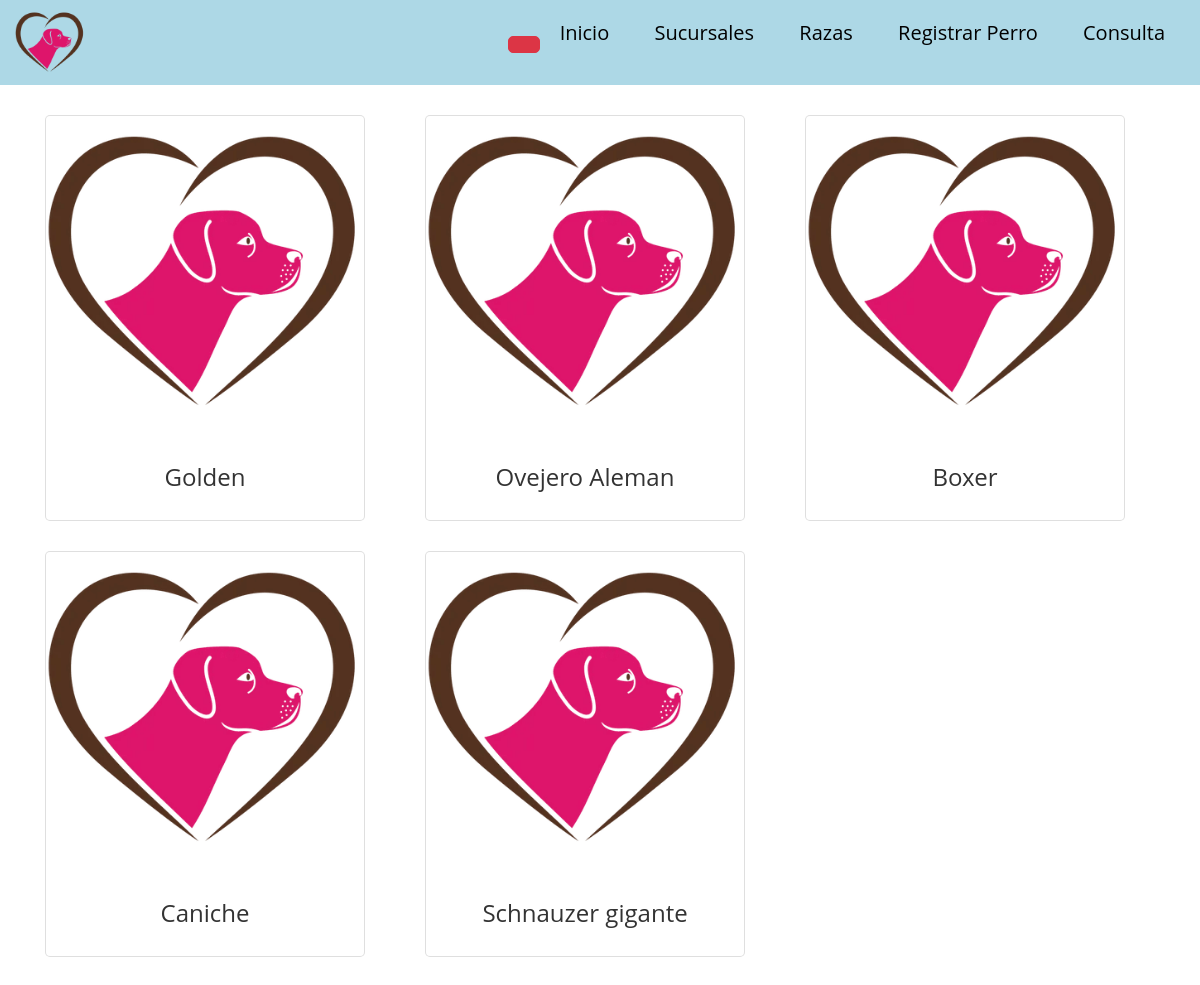
The app's page /razas/ with its own data.
### app/models.py (models this page shows)
class Raza(models.Model):
    denominacion = models.CharField(max_length=255)
    pesoMinimoMachos = models.FloatField()
    pesoMaximoMachos = models.FloatField()
    pesoMinimoHembras = models.FloatField()
    pesoMaximoHembras = models.FloatField()
    alturaMediaMachos = models.FloatField()
    alturaMediaHembras = models.FloatField()
    cuidadosEspeciales = models.CharField(("cuidadosEspeciales"), max_length=180)
    def __str__(self) -> str:
        return self.denominacion

### app/views.py (the view)
# urls.py: path('razas/', razaperro, name='Raza'),
def razaperro(request):
    logged_user = getLoggedUser(request)
    razas = Raza.objects.all()
    return render(request, 'Razas.html', {'razas': razas,"logged_user" : logged_user})

### app/views.py (called while the page is built)
def getLoggedUser(request: HttpRequest):
    return request.session.get("user")

### app/templates/Razas.html (shortened to what this page needs)
{% extends 'index.html'%}
{% load static  %}
    {% block head%}
    <link rel="stylesheet" href="{% static 'CSS/styles.css' %}">
    <link rel="stylesheet" href="{% static 'CSS/Razas.css' %}">
    <link rel="stylesheet" href="{% static 'JS/index.js' %}">
    <link rel="stylesheet" href="https://cdn.jsdelivr.net/npm/bootstrap@4.0.0/dist/css/bootstrap.min.css">
    {% endblock%}
{% block content%}
<div class="container mt-4">
    <div class="row">
        {% for raza in razas %}
            <div class="col-md-4 mb-4 text-center">
                <a href="{% url 'detalles_raza' raza.id %}" class="link">
                    <div class="card" style="width: 16rem;">
                        <img src="{% static 'IMG/Logo.png' %}" class="card-img-top" alt="{{ raza }}">
                        <div class="card-body">
                            <p class="card-text">{{ raza.denominacion }}</p>
                        </div>
                    </div>
                </a>
            </div>
        {% endfor %}
    </div>
</div>
<br><br>
{% endblock%}

### app/static/CSS/styles.css (style rules this page uses)
* { box-sizing: border-box; margin: 0; padding: 0; font-family: 'Nunito', sans-serif; font-size: 20px; }
body { background-color: #fff59d; min-width: 400px; }
* { margin: 0; padding: 0; box-sizing: border-box; font-family: 'Open Sans', sans-serif; }
a { text-decoration: none; }

### app/static/CSS/Razas.css (style rules this page uses)
.card { border: 1px solid #ccc; border-radius: 10px; transition: transform 0.3s; }
.link { text-decoration: none; color: #333; }
.card-text { font-size: 1.2em; }

### records on screen
Raza: denominacion "Golden"
Raza: denominacion "Ovejero Aleman"
Raza: denominacion "Boxer"
Raza: denominacion "Caniche"
Raza: denominacion "Schnauzer gigante"
